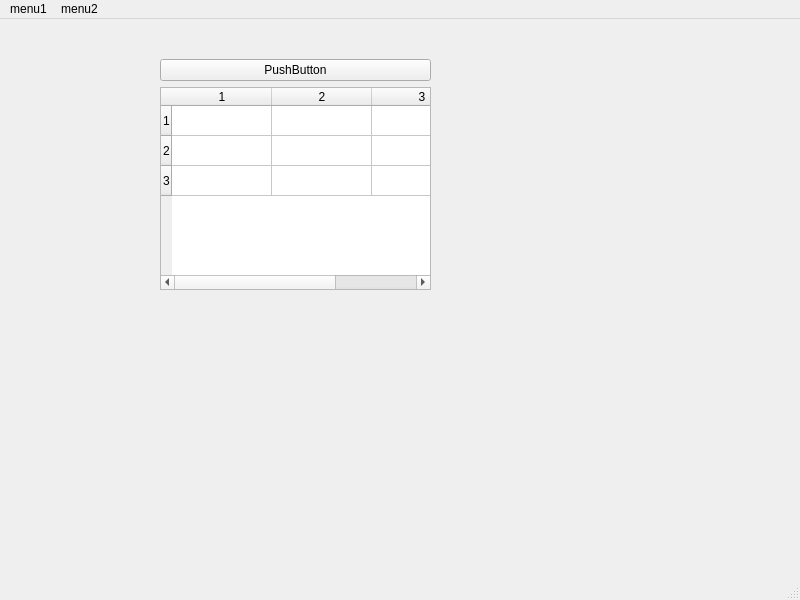
<?xml version="1.0" encoding="UTF-8"?>
<ui version="4.0">
 <class>MainWindow</class>
 <widget class="QMainWindow" name="MainWindow">
  <property name="geometry">
   <rect>
    <x>0</x>
    <y>0</y>
    <width>800</width>
    <height>600</height>
   </rect>
  </property>
  <property name="windowTitle">
   <string>MainWindow</string>
  </property>
  <widget class="QWidget" name="centralwidget">
   <widget class="QWidget" name="verticalLayoutWidget">
    <property name="geometry">
     <rect>
      <x>160</x>
      <y>40</y>
      <width>271</width>
      <height>231</height>
     </rect>
    </property>
    <layout class="QVBoxLayout" name="verticalLayout">
     <item>
      <layout class="QHBoxLayout" name="horizontalLayout">
       <item>
        <widget class="QPushButton" name="pushButton">
         <property name="text">
          <string>PushButton</string>
         </property>
        </widget>
       </item>
      </layout>
     </item>
     <item>
      <widget class="QTableWidget" name="tableWidget">
       <property name="selectionBehavior">
        <enum>QAbstractItemView::SelectRows</enum>
       </property>
       <property name="rowCount">
        <number>3</number>
       </property>
       <property name="columnCount">
        <number>3</number>
       </property>
       <row/>
       <row/>
       <row/>
       <column/>
       <column/>
       <column/>
      </widget>
     </item>
    </layout>
   </widget>
  </widget>
  <widget class="QMenuBar" name="menubar">
   <property name="geometry">
    <rect>
     <x>0</x>
     <y>0</y>
     <width>800</width>
     <height>22</height>
    </rect>
   </property>
   <widget class="QMenu" name="menumenu1">
    <property name="title">
     <string>menu1</string>
    </property>
    <addaction name="actionsub1"/>
    <addaction name="actionsub2"/>
   </widget>
   <widget class="QMenu" name="menumenu2">
    <property name="title">
     <string>menu2</string>
    </property>
   </widget>
   <addaction name="menumenu1"/>
   <addaction name="menumenu2"/>
  </widget>
  <widget class="QStatusBar" name="statusbar"/>
  <action name="actionsub1">
   <property name="text">
    <string>sub1</string>
   </property>
  </action>
  <action name="actionsub2">
   <property name="text">
    <string>sub2</string>
   </property>
  </action>
 </widget>
 <resources/>
 <connections/>
</ui>
